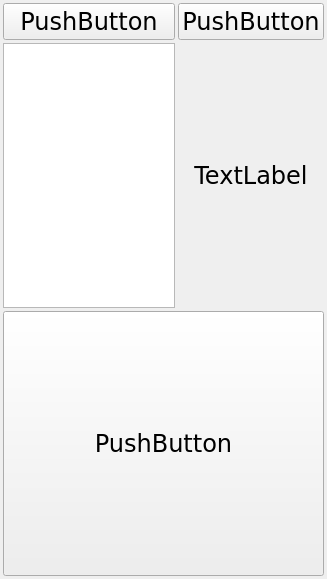
<?xml version="1.0" encoding="UTF-8"?>
<ui version="4.0">
 <class>MainWindow</class>
 <widget class="QMainWindow" name="MainWindow">
  <property name="geometry">
   <rect>
    <x>0</x>
    <y>0</y>
    <width>327</width>
    <height>579</height>
   </rect>
  </property>
  <property name="windowTitle">
   <string>MainWindow</string>
  </property>
  <widget class="QWidget" name="cWidgetMainWindow">
   <layout class="QGridLayout" name="gridLayout">
    <property name="leftMargin">
     <number>3</number>
    </property>
    <property name="topMargin">
     <number>3</number>
    </property>
    <property name="rightMargin">
     <number>3</number>
    </property>
    <property name="bottomMargin">
     <number>3</number>
    </property>
    <property name="spacing">
     <number>3</number>
    </property>
    <item row="5" column="1" colspan="2">
     <widget class="QPushButton" name="pbCircle">
      <property name="sizePolicy">
       <sizepolicy hsizetype="Preferred" vsizetype="Minimum">
        <horstretch>0</horstretch>
        <verstretch>0</verstretch>
       </sizepolicy>
      </property>
      <property name="font">
       <font>
        <family>Verdana</family>
        <pointsize>18</pointsize>
       </font>
      </property>
      <property name="text">
       <string>PushButton</string>
      </property>
     </widget>
    </item>
    <item row="0" column="1">
     <widget class="QPushButton" name="pbStart">
      <property name="sizePolicy">
       <sizepolicy hsizetype="Preferred" vsizetype="Preferred">
        <horstretch>0</horstretch>
        <verstretch>0</verstretch>
       </sizepolicy>
      </property>
      <property name="font">
       <font>
        <family>Verdana</family>
        <pointsize>18</pointsize>
       </font>
      </property>
      <property name="text">
       <string>PushButton</string>
      </property>
      <property name="checkable">
       <bool>true</bool>
      </property>
      <property name="checked">
       <bool>false</bool>
      </property>
      <property name="autoDefault">
       <bool>true</bool>
      </property>
     </widget>
    </item>
    <item row="0" column="2">
     <widget class="QPushButton" name="pbClear">
      <property name="sizePolicy">
       <sizepolicy hsizetype="Preferred" vsizetype="Maximum">
        <horstretch>0</horstretch>
        <verstretch>0</verstretch>
       </sizepolicy>
      </property>
      <property name="font">
       <font>
        <family>Verdana</family>
        <pointsize>18</pointsize>
       </font>
      </property>
      <property name="text">
       <string>PushButton</string>
      </property>
     </widget>
    </item>
    <item row="3" column="2">
     <widget class="QLabel" name="lTime">
      <property name="sizePolicy">
       <sizepolicy hsizetype="Preferred" vsizetype="Preferred">
        <horstretch>0</horstretch>
        <verstretch>0</verstretch>
       </sizepolicy>
      </property>
      <property name="font">
       <font>
        <family>Verdana</family>
        <pointsize>18</pointsize>
       </font>
      </property>
      <property name="text">
       <string>TextLabel</string>
      </property>
      <property name="alignment">
       <set>Qt::AlignCenter</set>
      </property>
     </widget>
    </item>
    <item row="3" column="1">
     <widget class="QTextBrowser" name="tbResult">
      <property name="sizePolicy">
       <sizepolicy hsizetype="Preferred" vsizetype="Preferred">
        <horstretch>0</horstretch>
        <verstretch>0</verstretch>
       </sizepolicy>
      </property>
      <property name="font">
       <font>
        <family>Verdana</family>
        <pointsize>12</pointsize>
       </font>
      </property>
     </widget>
    </item>
   </layout>
  </widget>
 </widget>
 <resources/>
 <connections/>
</ui>
